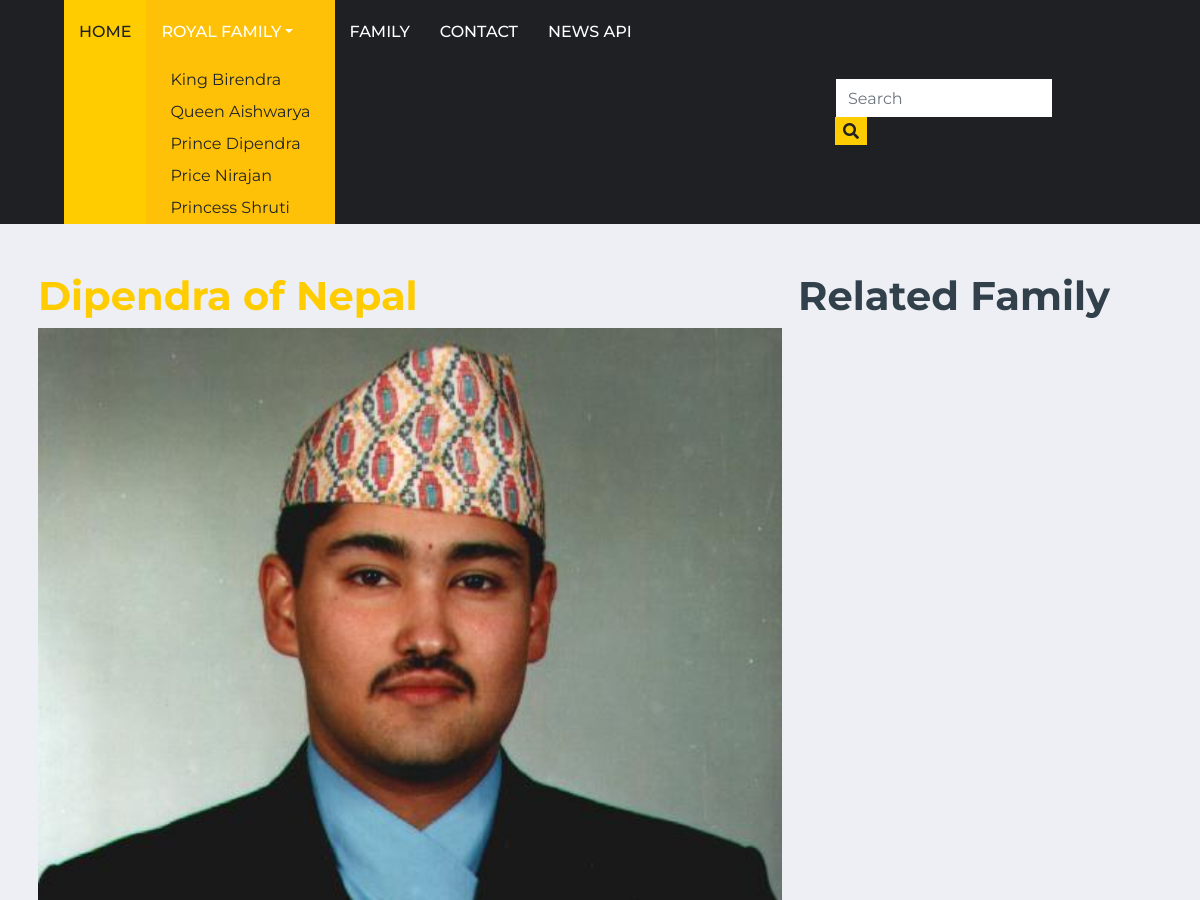
The page /family_detials/dipendra-of-nepal (upper part) on the database as committed earlier.
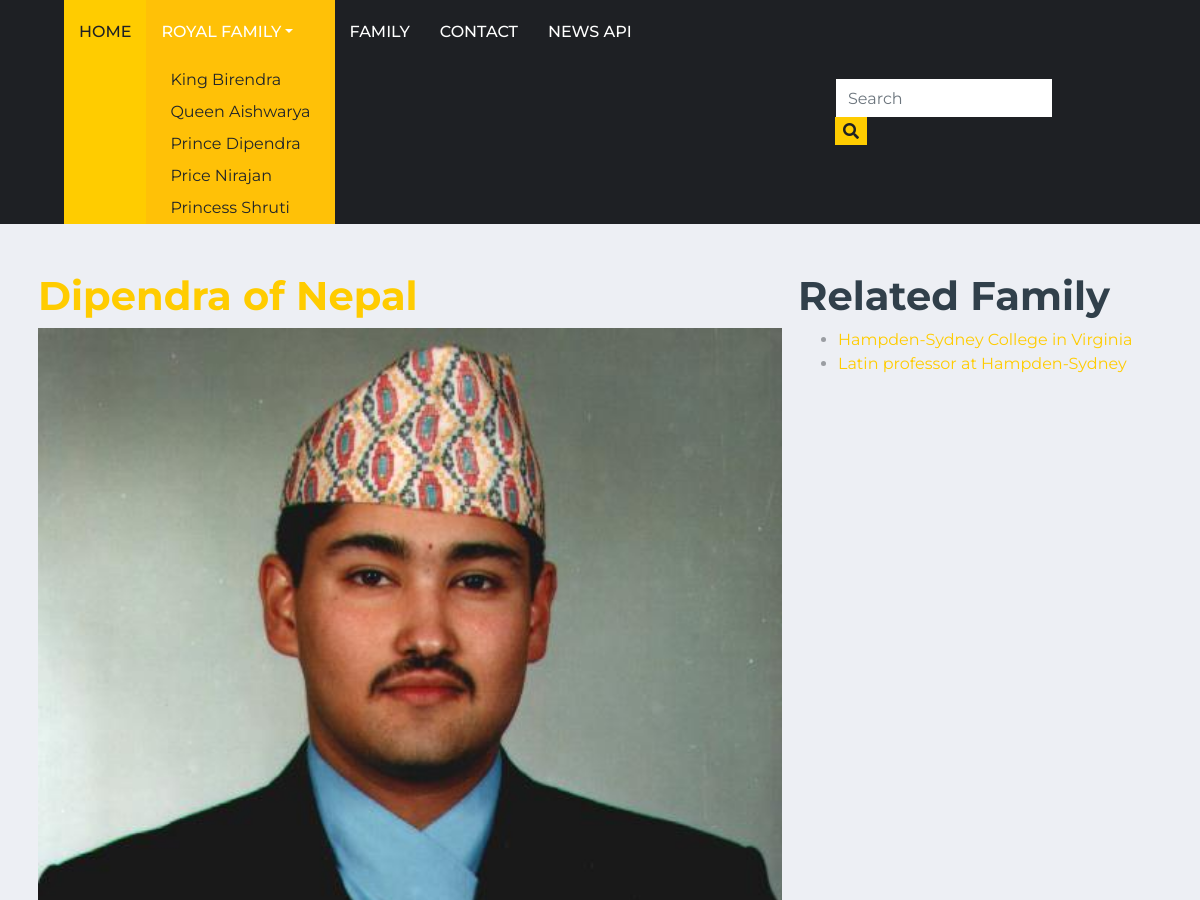
The same page on the database as committed later.
### game/models.py (models this page shows)
class Royal(models.Model):
    name=models.CharField(max_length=100, unique=True)
    slug=models.SlugField(max_length=100, unique=True)

class Family(models.Model):
    royal=models.ForeignKey(Royal, on_delete=models.PROTECT)
    created_at=models.DateTimeField(auto_now_add=True)
    updated_at=models.DateTimeField(auto_now=True)
    is_published=models.BooleanField(default=True)
    title=models.CharField(max_length=100)
    slug=models.SlugField(max_length=100, unique=True)
    summary=RichTextField()
    description=RichTextField()
    photo=models.ImageField(upload_to='photos/%y/%m/%d/', blank=True)

### game/views.py (the view)
# urls.py: path('family_detials/<slug>', views.family_details, name='family_details'),
def family_details(request, slug):
    familyData=Family.objects.get(slug=slug)
    royal=familyData.royal.id
    related_family=Family.objects.filter(royal=royal).exclude(id=familyData.id)
    data={
        'familyData':Family.objects.get(slug=slug),
        'related_family':related_family,
    }
    return render(request, 'family_details.html', data)

### game/general.py (called while the page is built)
def global_data(request):
    data={
        'royalData':Royal.objects.all(),
        'pageData':Page.objects.all(),
        'popularData':Popular.objects.all(),
    }
    return data

### game/templates/family_details.html (shortened to what this page needs)
{% extends 'layouts/main.html' %}
{% block content %}
<div class="container mt-5 mb-5">
    <div class="row">
        <div class="col-md-8">
            <h1><a href="">{{ familyData.title }}</a></h1>
            {% if familyData.photo %}
            <img src="{{ familyData.photo.url }}" class="img-fluid card-img-top" height="50" alt="image not found">
            {% endif %}
        </div>
        <div class="col-md-4">
        <h1>Related Family</h1>
            <ul>
                {% for rFamily in related_family %}
                <li><a href="{% url 'family_details' rFamily.slug %}">{{ rFamily.title }}</a></li>
                {% endfor %}
            </ul>
        </div>
</div>
{% endblock %}

### game/templates/layouts/menu.html (shortened to what this page needs)
<body>
    <div class="container-fluid p-0">
    <nav class="navbar navbar-expand-lg bg-dark navbar-dark py-2 py-lg-0 px-lg-5">
        <div class="collapse navbar-collapse justify-content-between px-0 px-lg-3" id="navbarCollapse">
            <div class="navbar-nav mr-auto py-0">
                <a href="{% url 'index' %}" class="nav-item nav-link active">Home</a>
                <div class="nav-item dropdown bg-warning">
                    <a href="/" class="nav-link dropdown-toggle" data-toggle="dropdown">Royal Family</a></li>
                    {% for royal in royalData %}
                        <a href="{% url 'royal' royal.slug %}" class="dropdown-item">{{ royal.name }}</a></li>
                    {% endfor %}
                </div>
                <a href="{% url 'family' %}" class="nav-item nav-link">Family</a>
                <a href="{% url 'contact' %}" class="nav-item nav-link">Contact</a>
                  <a href="{% url 'news_api' %}" class="nav-item nav-link">News API</a>
            </div>
            <div class="input-group ml-auto d-none d-lg-flex" style="width: 100%; max-width: 300px;">
                <form action="{% url 'family' %}" method="post">
                    <input type="text" class="form-control border-0" required name="search" placeholder="Search">
                    <div class="input-group-append">
                        <button class="input-group-text bg-primary text-dark border-0 px-2">
                        <i class="fa fa-search"></i></button>
                    </div>
                </form>
            </div>
        </div>
    </nav>
    </div>

Rows that differ between the two databases and show on the page:
added Family: title "Hampden-Sydney College in Virginia"
added Family: title "Latin professor at Hampden-Sydney"
